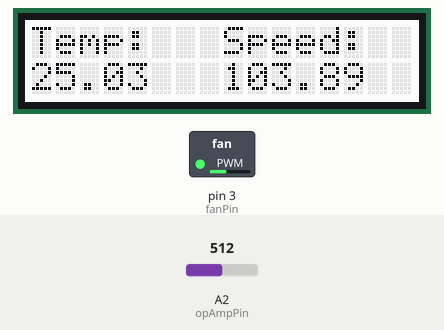
This sketch was run on a simulated Arduino Uno, built with avr-gcc and run on an emulated ATmega328P. Shown: 16×2 character LCD, switched loads named in the sketch (green lamp = pin HIGH). Inputs (shaded band) come from the test bench; at power-on: A2 (opAmpPin) = 512. What the sketch prints to the serial monitor is not drawn.

Above: at 1.6 s.
1.7 s: A2 (opAmpPin) set to 716
At 2.7 s:
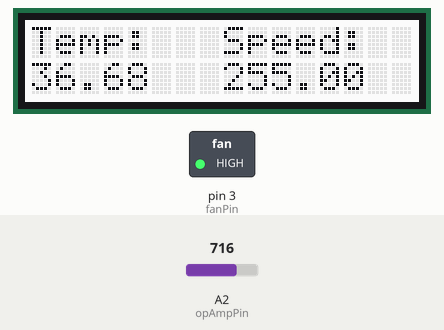
3.5 s: A2 (opAmpPin) set to 511
At 5.2 s:
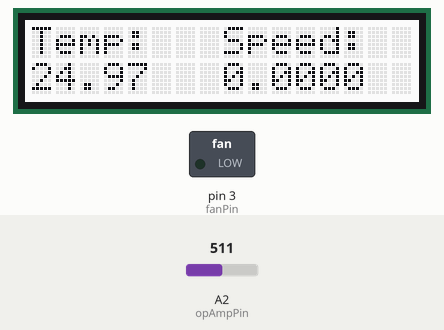
5.5 s: A2 (opAmpPin) set to 306
At 7.0 s:
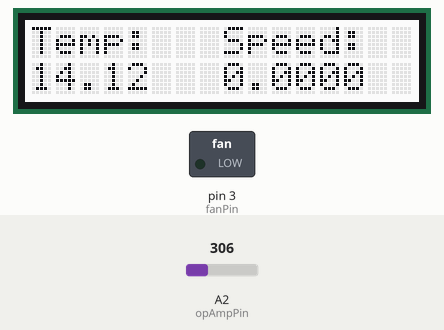
Timing chart, 0 to 8.5 s (numbered marks = the images above; inputs shaded):
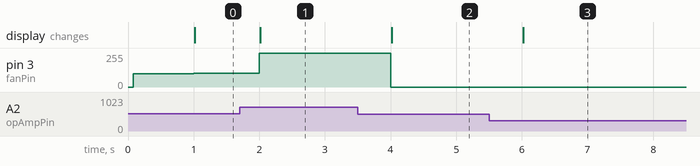

Measured:
- after the input at 3.5 s, pin 3 (fanPin): 255/255 → 0/255 after 0.50 s; the display: changes after 0.52 s (image 2)
- after the input at 5.5 s, the display: changes after 0.52 s (image 3)

The sketch:

PID3.ino
```cpp
/*
 * Uses a PID controller to control the temperature
 * of our circuit.
 *
 * We measure the temperature of the
 * heated circuit with the thermistor.
 *
 * The PID controller aims to cool the circuit down to
 * 25 degrees Celcius using the connected fan.
 *
 * inspired by
 * http://electronoobs.com/eng_arduino_tut100_code1.php
 *
 */

#include <Wire.h>
#include "rgb_lcd.h"

rgb_lcd lcd;

#define INTERVAL_MICROS         1000000 //update time
#define OVERFLOW             4000000000 //at this time we reset to 0


#define TOLERANCE                   0.1 //tolerance for integral part

// PID parameters (to tune)
double kp = 100; //proportional
double ki = 30; //integral
double kd = 50; //derivative

double PID_p, PID_i, PID_d,PID_total;

//Temperature values
double T,Tdiff;
double Tref = 25; //Goal temperature

unsigned long last_time = 0; //last timestamp
unsigned int count = 0; //cycle counter

const int fanPin = 3; // Pin to controll fan speed
double power = 100;

const int opAmpPin = A2; // Pin for op-Amp input
int opAmpValue = 0; // measured voltage
const int grovePin = A0; // Pin for Grove Sensor input
int groveValue = 0; // measured voltage

const int R0 = 100000; // zero resistance R_0 in Ohm
const int B = 6700; // nominal B-constnat in Kelvin
const int Bref = 4275; // Grove B-constant in Kelvin
const float T0 = 25 + 273.15; // room temperature in Kelvin


int colorR = 255;
int colorG = 255;
int colorB = 255;

void setup() {
  //set up the LCD's number of columns and rows:
  lcd.begin(16,2);
  lcd.clear();
  lcd.print("Temp:   Speed:");
  Serial.begin(9600);
  lcd.setRGB(colorR,colorG,colorB);
  analogWrite(fanPin,power);


}

void loop() {

  unsigned long now = micros();
  if (now > (last_time + INTERVAL_MICROS)) {

    // Calculating the circuit temperature
    opAmpValue = analogRead(opAmpPin);
    float R = (1023.0/opAmpValue - 1)*R0; // resistance in Ohm
    T = 1.0/(log(R/R0)/B + 1/T0) - 273.15; // temperature in Celsius

    double TdiffNew = T - Tref;

    PID_p = kp * TdiffNew; //proportional part
    PID_d = kd * (TdiffNew - Tdiff)/INTERVAL_MICROS * 1000000; // differential part

    //The if statement is to prevent over/undershoot
    if (-TOLERANCE > TdiffNew && TdiffNew > TOLERANCE) {
      PID_i = PID_i + (ki * TdiffNew);
    } else {
      PID_i = 0;
    }


    Tdiff = TdiffNew;

    //compute the PID
    PID_total = PID_p + PID_d + PID_i;
    power += PID_total;

    //keep power in range
    if (power < 0) {
      power = 0;
    } else if (power > 255) {
      power = 255;
    }

    //controll the fan
    analogWrite(fanPin,power);


    lcd.setCursor(0,1);
    lcd.print(T);
    lcd.setCursor(8,1);
    lcd.print(power);
    lcd.setRGB(colorR,colorG,colorB);

    /* Uncomment to tune
    Serial.print(PID_p);
    Serial.print(" ");
    Serial.print(PID_i);
    Serial.print(" ");
    Serial.print(PID_d);
    Serial.print(" ");
    */

    //Output to python
    Serial.print(T);
    Serial.print(" ");
    Serial.print(Tref);
    Serial.print(" ");
    Serial.println(power);

    if (now > OVERFLOW) { //make sure not to overflow
      now = 0;
    }

    last_time = now;
    count++;
  }
}
```
